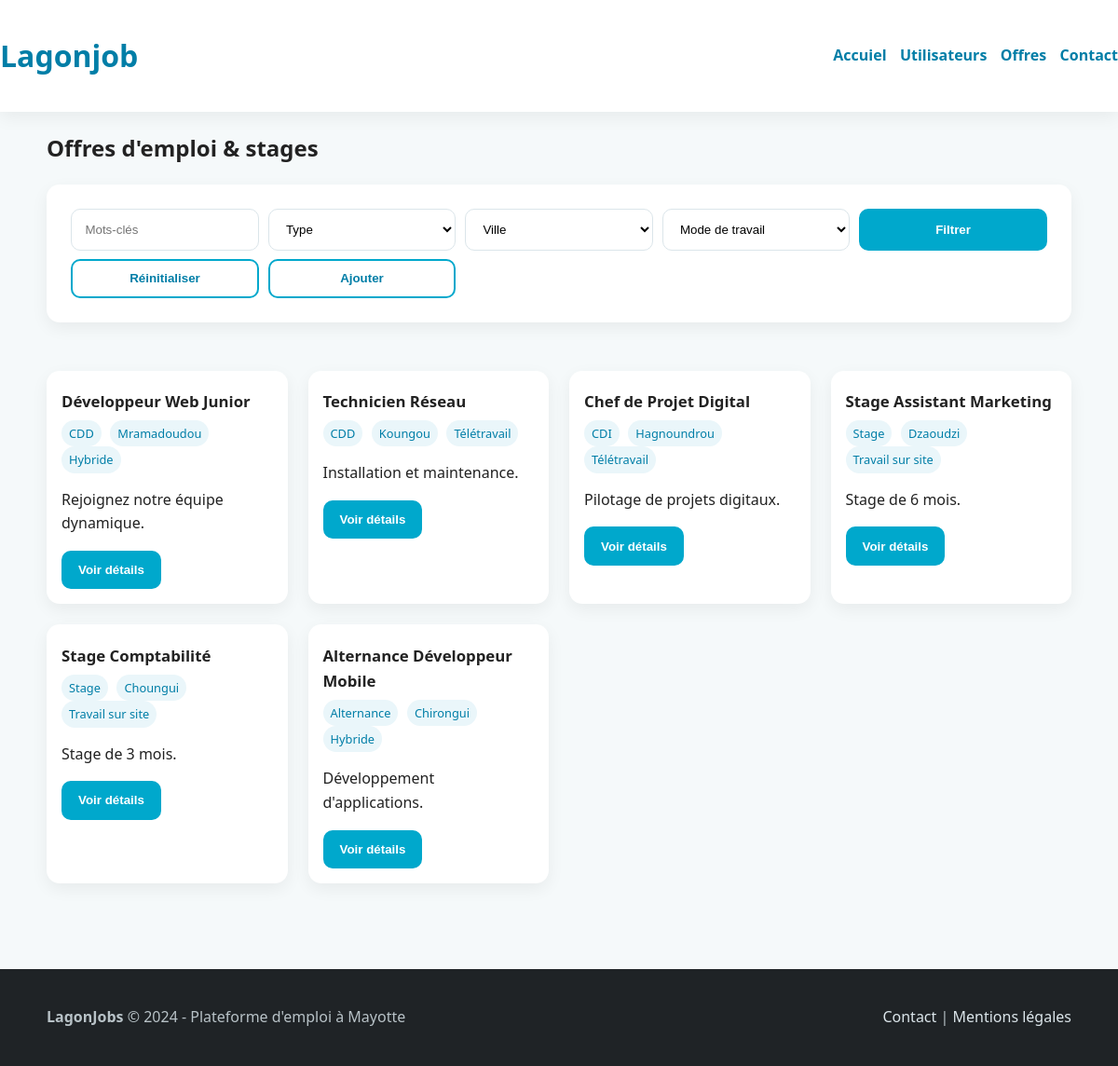
The app's page /Back_office/offre.php with its own data.
### tables this page shows
CREATE TABLE `offres` (
  `Id` int(11) NOT NULL,
  `Titre` varchar(256) NOT NULL,
  `Id_type_contrat` int(11) NOT NULL,
  `Id_mode_travail` int(11) NOT NULL,
  `Id_ville` int(11) NOT NULL,
  `Description` varchar(1000) NOT NULL,
  `Id_statut` int(11) NOT NULL,
  `Mission` varchar(1000) NOT NULL,
  `Profile` varchar(1000) NOT NULL,
  `Duree` varchar(1000) NOT NULL
);

CREATE TABLE `types_contrats` (
  `Id` int(11) NOT NULL,
  `Nom_type_contrat` varchar(128) NOT NULL
);

CREATE TABLE `villes` (
  `Id` int(11) NOT NULL,
  `Nom_ville` varchar(256) NOT NULL
);

CREATE TABLE `modes_travails` (
  `Id` int(11) NOT NULL,
  `Nom_mode_travail` varchar(128) NOT NULL
);

### Back_office/offre.php (the view, shortened to what this page needs)
<!DOCTYPE html>
<html lang="en">
<head>
    <link rel="stylesheet" href="../Frontoffice/style.css">
</head>
<body>
    <header class="site-header header-inner">
    <h1><a href="index.php">Lagonjob</a></h1>
    <nav class="nav">
        <a href="index.php">Accuiel</a>
        <a href="utilisateur.php">Utilisateurs</a>
        <a href="offre.php">Offres</a>
        <a href="contact.php">Contact</a>
    </nav>
    </header>
    <?php
    $host = 'localhost';
    $dbname = 'lagonjob';
    $username = 'root';
    $password = '';
    try {
        $conn = new PDO("mysql:host=$host;dbname=$dbname;charset=utf8", $username, $password);
        $conn->setAttribute(PDO::ATTR_ERRMODE, PDO::ERRMODE_EXCEPTION);
    } catch(PDOException $e) {
        die("Erreur de connexion : " . $e->getMessage());
    }
    ?>
    <div class="container">
        <h2>Offres d'emploi & stages</h2>
        <div>
            <form class="form" action="offre.php" method="post">
                <div class="filter-bar">
                    <input type="text" name="mots_cles" placeholder="Mots-clés" value="<?php echo isset($_POST['mots_cles']) ? $_POST['mots_cles'] : ''; ?>">
                    <select name="type">
                        <option value="">Type</option>
                    </select>
                    <select name="ville">
                        <option value="">Ville</option>
                    </select>
                    <select name="mode">
                        <option value="">Mode de travail</option>
                    </select>
                    <button type="submit" class="btn">Filtrer</button>
                    <button type="button" class="btn btn-outline" onclick="window.location.href='offre.php'">Réinitialiser</button>
                    <button type="button" class="btn btn-outline" onclick="window.location.href='ajouter_offre.php'">Ajouter</button>
                </div>
            </form>
        </div>
    </div>
    <?php
    $sql = "SELECT o.Id, o.Titre, o.Description,
            tc.Nom_type_contrat as type,
            v.Nom_ville as ville,
            mt.Nom_mode_travail as mode_travail
            FROM offres o
            INNER JOIN types_contrats tc ON o.Id_type_contrat = tc.Id
            INNER JOIN villes v ON o.Id_ville = v.Id
            INNER JOIN modes_travails mt ON o.Id_mode_travail = mt.Id
            WHERE 1=1";
    $params = [];
    $stmt = $conn->prepare($sql);
    $stmt->execute($params);
    $resultat = $stmt->fetchAll(PDO::FETCH_ASSOC);
    ?>
    <section class="section">
        <div class="container">
            <div class="cards">
                <?php foreach ($resultat as $offre): ?>
                    <div class="card">
                        <h3><?php echo $offre['Titre']; ?></h3>
                        <div class="meta">
                            <span class="badge"><?php echo $offre['type']; ?></span>
                            <span class="badge"><?php echo $offre['ville']; ?></span>
                            <span class="badge"><?php echo $offre['mode_travail']; ?></span>
                        </div>
                        <p><?php echo $offre['Description']; ?></p>
                        <form action="detailoffreBE.php" method="post" style="margin-top:10px;">
                            <button type="submit" class="btn">Voir détails</button>
                        </form>
                    </div>
                <?php endforeach; ?>
            </div>
        </div>
    </section>
</body>
<footer class="site-footer">
    <div class="container">
        <div class="footer-inner">
            <div>
                <strong>LagonJobs</strong> © 2024 - Plateforme d'emploi à Mayotte
            </div>
            <div>
                <a href="contact.php">Contact</a> |
                <a href="#">Mentions légales</a>
            </div>
        </div>
    </div>
</footer>
</html>

### Frontoffice/style.css (style rules this page uses)
:root { --lagon:#00A8CC; --lagon-dark:#007EA7; --bg:#F5F9FA; --text:#222222; --text-2:#555555; --success:#4CAF50; --error:#E63946; --card:#ffffff; --shadow:0 6px 18px rgba(0,0,0,.06); --radius:14px; --radius-sm:10px; --space:clamp(14px, 2.8vw, 22px); }
* { box-sizing:border-box }
html,body { margin:0;padding:0 }
body { font-family: system-ui, -apple-system, "Segoe UI", Roboto, "Helvetica Neue", Arial, "Noto Sans", "Liberation Sans", sans-serif; color:var(--text); background:var(--bg); line-height:1.6; }
.container { width:min(1100px, 92vw); margin:auto }
a { color:var(--lagon-dark); text-decoration:none }
.btn { background:var(--lagon); color:#fff; padding:.7rem 1rem; border-radius:10px; display:inline-block; font-weight:600; border:2px solid var(--lagon); transition:all .2s ease; }
.btn-outline { background:transparent; color:var(--lagon-dark) }
.site-header { position:sticky; top:0; z-index:10; background:#fff; box-shadow:var(--shadow); }
.header-inner { display:flex; align-items:center; justify-content:space-between; padding:.8rem 0 }
.nav { display:flex; gap:.9rem; align-items:center }
.nav a { font-weight:600 }
.section { padding: clamp(26px, 6vw, 52px) 0 }
.cards { display:grid; grid-template-columns: repeat(auto-fill,minmax(250px,1fr)); gap:clamp(14px, 2.4vw, 22px) }
.card { background:var(--card); padding:1rem; border-radius:var(--radius); box-shadow:var(--shadow); }
.card h3 { margin:.3rem 0 .35rem 0; font-size:1.05rem }
.meta { color:var(--text-2); font-size:.95rem }
.badge { display:inline-block; font-size:.8rem; background:#eaf6fa; color:var(--lagon-dark); padding:.25rem .5rem; border-radius:999px; margin-right:.35rem }
.site-footer { background:#1f2326; color:#b8c2c7; margin-top: 40px; }
.footer-inner { display:flex; justify-content:space-between; align-items:center; padding:1.2rem 0 }
.footer-inner a { color:#dbe5ea }
.form { background:#fff; padding:clamp(18px, 3vw, 26px); border-radius:var(--radius); box-shadow:var(--shadow); }
.form input, .form select, .form textarea { width:100%; padding:.8rem .9rem; border:1px solid #dbe5ea; border-radius:10px; background:#fff; }
.filter-bar { display:grid; grid-template-columns: repeat(5, minmax(120px, 1fr)); gap:.6rem; }
html, body { height: 100%; }
body { display: flex; flex-direction: column; }
footer { background: #111; color: white; text-align: center; padding: 20px; }

### records on screen
offres: Titre "Développeur Web Junior", Id_type_contrat.Nom_type_contrat "CDD", Id_ville.Nom_ville "Mramadoudou", Id_mode_travail.Nom_mode_travail "Hybride", Description "Rejoignez notre équipe dynamique."
offres: Titre "Technicien Réseau", Id_type_contrat.Nom_type_contrat "CDD", Id_ville.Nom_ville "Koungou", Id_mode_travail.Nom_mode_travail "Télétravail", Description "Installation et maintenance."
offres: Titre "Chef de Projet Digital", Id_type_contrat.Nom_type_contrat "CDI", Id_ville.Nom_ville "Hagnoundrou", Id_mode_travail.Nom_mode_travail "Télétravail", Description "Pilotage de projets digitaux."
offres: Titre "Stage Assistant Marketing", Id_type_contrat.Nom_type_contrat "Stage", Id_ville.Nom_ville "Dzaoudzi", Id_mode_travail.Nom_mode_travail "Travail sur site", Description "Stage de 6 mois."
offres: Titre "Stage Comptabilité", Id_type_contrat.Nom_type_contrat "Stage", Id_ville.Nom_ville "Choungui", Id_mode_travail.Nom_mode_travail "Travail sur site", Description "Stage de 3 mois."
offres: Titre "Alternance Développeur Mobile", Id_type_contrat.Nom_type_contrat "Alternance", Id_ville.Nom_ville "Chirongui", Id_mode_travail.Nom_mode_travail "Hybride", Description "Développement d'applications."
